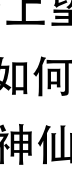
#> input picture Final/Data/paper/000.bmp, 72 x 180 px; its folder holds 4 pictures in this run
$ python 3.2.py
#> lines starting #> are read from the running program, lines starting #| are printed output that depends on the picture; after the words box and inside, x2 and y2 are one past the last pixel; in counts of white or black regions, pixels touching at a corner belong together
import numpy as np
import cv2
import os
import cvxpy as cp

path = "Final/Data/paper/"


def row_location(left, imgs):
    scores = inWhichRow(left, imgs)
    print(scores)
    return scores


def inWhichRow(left, imgs):
    scores = np.zeros([19, 209])
    for i in range(len(left)):
        element_location_left = start_end(left[i])
        for j in range(len(imgs)):
            scores[i, j] = compare_start_end(element_location_left, imgs[j])
    return scores


def compare_start_end(element_location_left, img1):
    element_location = start_end(img1)
    return np.sum(np.abs(element_location_left - element_location))


def getC(img0, img1):
    element_location_left = img0[:, -1]
    element_location_right = img1[:, 0]
    return np.sum(np.abs(element_location_left - element_location_right))


def getSim(imgs, left_img, right):
    c = np.zeros([len(right), 1])
    for i in range(len(right)):
        c[i] = getC(left_img, imgs[right[i]])
    index = np.argmin(c)
    return index, right[i]


def start_end(img0):
    element_location = np.zeros([180, 1])
    for i in range(180):
        if (img0[i, :] - 255).any():
            element_location[i] = 1
    return element_location


def read_img(path):
#> called with path = 'Final/Data/paper/'
    file_name = os.listdir(path)
    imgs = []
    m = 0
    n = 0
    for i in file_name:
        name = path + i
        img = cv2.imread(name, cv2.IMREAD_GRAYSCALE)
#> img is the input picture: shape (180, 72); min 0, max 255, mean 203.6
        t, img = cv2.threshold(img, 128, 255, cv2.THRESH_BINARY)
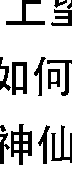
#> img: shape (180, 72); 79.6% white; 14 black regions, largest, box (x1, y1, x2, y2) and area: (11, 124, 32, 165) 430, (12, 62, 27, 95) 309, (6, 0, 45, 25) 300
        imgs.append(img)
#> pass 2 of the loop in read_img, `for i in file_name:`:
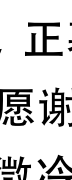
#> input picture Final/Data/paper/001.bmp, 72 x 180 px
#> in read_img, img is the input picture: shape (180, 72); min 0, max 255, mean 211.5
#> in read_img, `t, img = cv2.threshold(img, 128, 255, cv2.THRESH_BINARY)`:
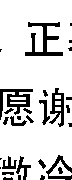
#> img: shape (180, 72); 83.2% white; 29 black regions (11 under 20 px), largest, box (x1, y1, x2, y2) and area: (25, 22, 63, 56) 477, (0, 89, 33, 120) 420, (49, 88, 64, 127) 277
#> pass 3 of the loop in read_img, `for i in file_name:`:
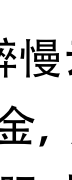
#> input picture Final/Data/paper/002.bmp, 72 x 180 px
#> in read_img, img is the input picture: shape (180, 72); min 0, max 255, mean 223.3
#> in read_img, `t, img = cv2.threshold(img, 128, 255, cv2.THRESH_BINARY)`:
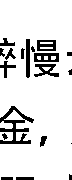
#> img: shape (180, 72); 87.3% white; 19 black regions (4 under 20 px), largest, box (x1, y1, x2, y2) and area: (0, 106, 34, 144) 485, (34, 53, 59, 62) 175, (34, 64, 59, 77) 173
#> the loop made 4 passes; the first 3 are shown
    return imgs, file_name


imgs, file_name = read_img(path)
M = 19
N = 0
dictionary = dict()
base = imgs[0]
for img, name in zip(imgs, file_name):
    temp = (img[:, 0] - 255)
    n_nonzero = np.count_nonzero(temp)
    dictionary[name] = n_nonzero
    if not temp.any():
        N = N + 1
        base = np.concatenate([base, img], axis=0)
print(N)

cv2.imshow("title", base)
cv2.imwrite("img.jpg", base)
cv2.waitKey(0)

#> (the run stopped early here; a loop or call above may not have finished)
